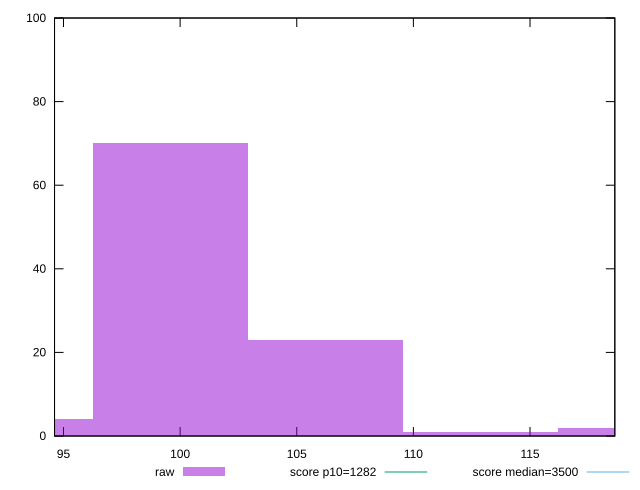

The script that saved this image:
reset

$raw <<EOF
112.8745431481773 1
106.23486413946098 23
99.59518513074467 70
92.95550612202835 4
119.51422215689361 2
EOF

set key outside below
set boxwidth 6.639679008716311
set xrange [94.61599999999999:118.63599999999997]
set yrange [0:100]
set trange [0:100]
set style fill transparent solid 0.5 noborder

set parametric
set terminal svg size 640, 490 enhanced background rgb 'white'
set output "report_00018_2021-02-10T15-25-16.877Z/bootup-time/samples/pages+cached+noadtech+nomedia/raw/histogram.svg"

plot $raw title "raw" with boxes, \
     1282,t title "score p10=1282", \
     3500,t title "score median=3500"

reset
